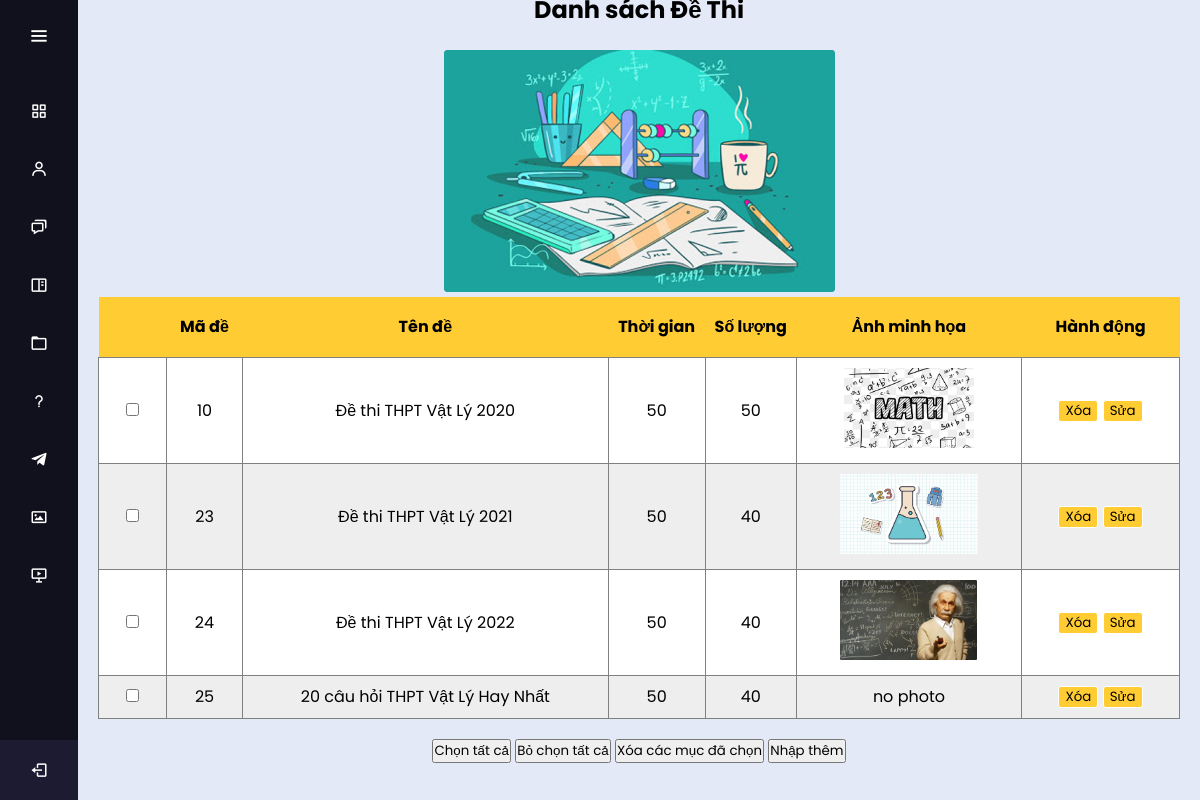
The app's page /admin/index.php?act=listidde&idde=3 with its own data.
### tables this page shows
CREATE TABLE `dethi` (
  `id_de` int(11) NOT NULL,
  `tende` varchar(255) NOT NULL,
  `thoigian` int(11) NOT NULL,
  `socau` int(11) NOT NULL,
  `id_mon` int(11) NOT NULL,
  `img` varchar(255) NOT NULL
);

### admin/model/pdo.php (called while the page is built, shortened)
<?php
function pdo_get_connection(){
    $dburl="mysql:host=localhost;dbname=duan;charset=utf8";
    $username='root';
    $password='';
    $conn=new PDO($dburl,$username,$password);
    $conn->setAttribute(PDO::ATTR_ERRMODE,PDO::ERRMODE_EXCEPTION);
    return $conn;
}
function pdo_query($sql){
    $sql_args=array_slice(func_get_args(),1);
    try{
        $conn=pdo_get_connection();
        $stmt=$conn->prepare($sql);
        $stmt->execute($sql_args);
        $rows=$stmt->fetchAll();
        return $rows;
    }
    catch(PDOException $e){
        throw $e;
    }
    finally{
        unset($conn);
    }
}
?>

### admin/model/admin.php (called while the page is built, shortened)
<?php
function dethitheoid($id){
    $sql = "select *from dethi where id_mon=".$id;
    $listcauhoi = pdo_query($sql);
    return $listcauhoi;
}

### admin/dethi/listid.php (the view)
<div class="css_moi">
  <div class="row">
    <div class="row tieude_user">
      <h1>Danh sách Đề Thi</h1>
    </div>
    <div class="row">
      <div class="  tablee ">
        <table>
          <tr>
            <th></th>
            <th>Mã đề</th>
            <th>Tên đề</th>
            <th>Thời gian</th>
            <th>Số lượng</th>
            <th>Ảnh minh họa</th>
            <th>Hành động</th>
          </tr>
          <?php
          foreach ($loadde as $dethi) {
            extract($dethi);
            $listdt="index.php?act=listdt&idde=".$id_de;
            $xoadt="index.php?act=xoadt&idde=".$id_de;
            $updatedt="index.php?act=suadt&id_de=".$id_de;
            $hinhpath="./image/".$img;
            if(is_file($hinhpath)){
                $hinh="<img src='".$hinhpath."' height='80px'>";
            }else{
                $hinh="no photo";
            }
            echo ' <tr>
       <td><input type="checkbox" name="" id=""></td>
       <td>'.$id_de.'</td>
       <td class="linkdtid"><a href="'.$listdt.'">'.$tende.'</a></td>
       <td>'.$thoigian.'</td>
       <td>'.$socau.'</td>
       <td>'.$hinh.'</td>
       <td class="delete"> <a href="'.$xoadt.'"><input type="button" value="Xóa"></a>  <a href="'.$updatedt.'"><input type="button" value="Sửa"></a></td>
     </tr>';
          }
          ?>
<img src="../image/3.png" alt="">
        </table>
      </div>
      <div class="  row">
        <input type="button" value="Chọn tất cả">
        <input type="button" value="Bỏ chọn tất cả">
        <input type="button" value="Xóa các mục đã chọn">
        <a href="index.php?act=dethi"><input type="button" value="Nhập thêm"></a>
      </div>
    </div>
  </div>

### admin/css/style.css (style rules this page uses)
* { margin: 0; padding: 0; box-sizing: border-box; font-family: "Poppins" , sans-serif; }
.css_moi { text-align: center; }
.tieude_user { text-align: center; }
.tablee table { width: 100%; border-collapse: collapse; }
.tablee table th { padding: 20px 0px; background-color: #CCC; }
.tablee table tr { background: #E4E9F7; }
.tablee table td { border: 1px gray solid; padding: 10px 20px; }
.tablee { text-align: center; }

### admin/view/header.php (style rules this page uses)
* { margin: 0; padding: 0; box-sizing: border-box; font-family: "Poppins", sans-serif; }
.css_moi { text-align: center; }
.tieude_user { text-align: center; }
.tablee table { border-collapse: collapse; width: 100%; }
table tr:nth-child(odd) { background-color: #eee; }
table tr:nth-child(even) { background-color: white; }
table tr:nth-child(1) { background-color: skyblue; }
.tablee table th { padding: 20px 0px; background-color: #CCC; }
.tablee table td { border: 1px gray solid; padding: 10px 20px; }
.linkdtid a { display: block; text-decoration: none; color: black; font-size: medium; }
.tablee table th { border: 0.5px gray; background: #E4E9F7; background-color: #FFCC33; }
.tablee { margin: 20px; margin-top: 30px; text-align: center; }
.delete input { width: 40px; border: 1px white solid; background-color: #FFCC33; border-radius: 3px; color: black; }
body { background-color: #E4E9F7; min-height: 100vh; line-height: 20px; font-family: monospace; }

### records on screen
dethi: id_de "10", tende "Đề thi THPT Vật Lý 2020", thoigian "50", socau "50", img (picture)
dethi: id_de "23", tende "Đề thi THPT Vật Lý 2021", thoigian "50", socau "40", img (picture)
dethi: id_de "24", tende "Đề thi THPT Vật Lý 2022", thoigian "50", socau "40", img (picture)
dethi: id_de "25", tende "20 câu hỏi THPT Vật Lý Hay Nhất", thoigian "50", socau "40", img "no photo"
